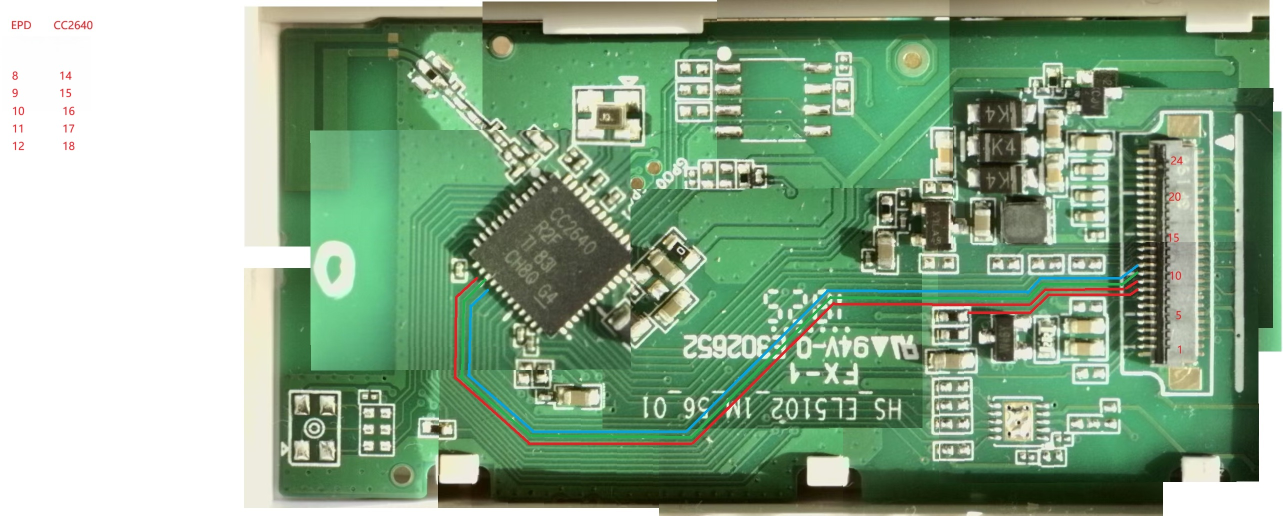
#> input picture img/1.jpg, 2565 x 1031 px (shown at 1/2 size)
$ python -i epd_tool.py   (imports and definitions only)
#> lines starting #> are read from the running program, lines starting #| are printed output that depends on the picture
"""
EPD BLE Tool - CC2640R2 电子价签上位机
功能: BLE扫描/连接, 图片下发(PNG/JPG/BMP→黑白位图), 快捷命令(清屏/棋盘格/全黑)
依赖: bleak, Pillow (pip install bleak Pillow)
"""

import asyncio
import struct
import sys
import os
import tkinter as tk
from tkinter import ttk, filedialog, messagebox
from threading import Thread, Event
from PIL import Image

try:
    from bleak import BleakScanner, BleakClient
except ImportError:
    print("请先安装 bleak: pip install bleak")
    sys.exit(1)


# ============================================================
# BLE UUID 定义 (与固件 uarttrans_service.c 一致)
# ============================================================
SERVICE_UUID = "f000fff0-0451-4000-b000-000000000000"
CHAR_UUID    = "f000fff1-0451-4000-b000-000000000000"  # 单 Characteristic 双向

# EPD 命令 (与固件 task_epd.c 一致)
CMD_PING             = 0x10
CMD_INIT             = 0x11
CMD_DEINIT           = 0x12
CMD_PREPARE_BLK_RAM  = 0x13
CMD_WRITE_BLK_RAM    = 0x14
CMD_GET_BLK_RAM_CRC  = 0x15
CMD_WRITE_BLK_BULK   = 0x16   # 多行块写: [0x16][off_hi][off_lo][data...]
CMD_PREPARE_RED_RAM  = 0x18
CMD_WRITE_RED_RAM    = 0x19
CMD_GET_RED_RAM_CRC  = 0x20
CMD_UPDATE_DISPLAY   = 0x21
CMD_READ_VERSION     = 0x22
CMD_CLEAR            = 0x30
CMD_TEST_PATTERN     = 0x31
CMD_ALL_BLACK        = 0x32
CMD_LED_TEST         = 0x40
CMD_LED_TOGGLE       = 0x41
CMD_SET_TIME         = 0x50
CMD_GET_TIME         = 0x51
CMD_SWITCH_FACE      = 0x60

# EPD 参数
EPD_WIDTH  = 104   # 像素
EPD_HEIGHT = 212   # 像素
EPD_BUF_SIZE = EPD_WIDTH // 8 * EPD_HEIGHT  # 2756 字节 (212行×13字节)
FRAME_DATA_SIZE = 16  # 每帧16字节(13字节数据+3字节0xFF填充), 对齐SSD1680 RAM行宽
TOTAL_FRAME_COUNT = EPD_BUF_SIZE // 13  # 212 帧 (每帧=1行16字节)


# [10 lines left out: function crc16_ccitt, not called in this run]


# ============================================================
# EPD 图片处理
# ============================================================
class EpdImage:
    """图片加载与转换: PNG/JPG/BMP → 104×212 黑白位图"""

    def __init__(self):
        self.black_buf = bytearray([0xFF] * (EPD_HEIGHT * FRAME_DATA_SIZE))  # 212行×16字节

    def load_image(self, filepath: str, mode: str = "stretch") -> bool:
        """加载图片文件, 自动缩放到 104×212, 阈值化转黑白, 按16字节/行打包

        mode: 缩放模式
          - stretch:  拉伸填满 (默认)
          - fit:      等比缩放居中, 空白填白
          - crop:     等比缩放剪裁填满
        """
#> called with filepath = '../img/1.jpg', mode = 'stretch'
        try:
            img = Image.open(filepath)
#> img is the input picture: PIL image 2565x1031 RGB; mean R, G, B 138.8, 168, 138.6
            img = img.convert("L")
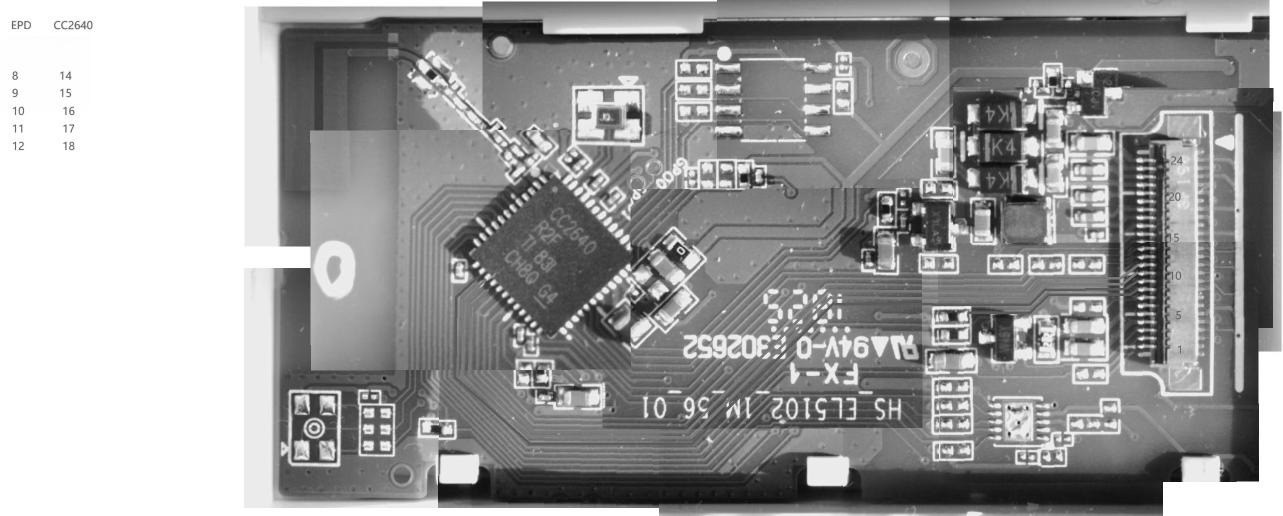
#> img: PIL image 2565x1031 L (shown at 1/2 size); min 10, max 255, mean 155.9

            if mode == "fit":
                # 等比缩放, 居中, 空白填白
                img = self._resize_fit(img, EPD_WIDTH, EPD_HEIGHT)
            elif mode == "crop":
                # 等比缩放, 剪裁填满
                img = self._resize_crop(img, EPD_WIDTH, EPD_HEIGHT)
            else:
                # 拉伸填满
                img = img.resize((EPD_WIDTH, EPD_HEIGHT), Image.LANCZOS)
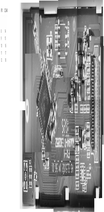
#> img: PIL image 104x212 L; min 9, max 255, mean 155.8

            self._pixels_to_buf(img)
            return True
        except Exception as e:
            print(f"图片加载失败: {e}")
            return False

    # [20 lines left out: functions _resize_fit, _resize_crop, not called in this run]

    def _pixels_to_buf(self, img: Image.Image):
        """将灰度图逐像素写入 black_buf (16字节/行对齐)"""
        pixels = img.load()
        buf = self.black_buf
        for i in range(len(buf)):
            buf[i] = 0xFF

        for y in range(EPD_HEIGHT):
            row_offset = y * FRAME_DATA_SIZE
            for x in range(EPD_WIDTH):
                pixel = pixels[x, y]
                if pixel < 128:
                    byte_idx = row_offset + (x >> 3)
                    bit_idx = 7 - (x & 7)
                    buf[byte_idx] &= ~(1 << bit_idx)

    # [16 lines left out: function load_raw, not called in this run]

    def load_bin(self, filepath: str) -> bool:
        """加载 .bin 文件 (自动按16字节/行重新打包)"""
        return self.load_raw(filepath)

    # [6 lines left out: function get_frame, not called in this run]


# ============================================================
# BLE 通信层
# ============================================================
class BleEpdClient:
    """BLE EPD 客户端: 扫描, 连接, 命令收发"""

    # [5 lines left out: function __init__, not called in this run]

    async def scan(self, timeout: float = 5.0) -> list[tuple[str, str]]:
        """扫描 BLE 设备, 返回 [(address, name), ...]"""
        devices = await BleakScanner.discover(timeout=timeout)
        result = []
        for d in devices:
            name = d.name or "Unknown"
            result.append((d.address, name))
        return result

    async def connect(self, address: str) -> bool:
        """连接指定设备"""
        self.client = BleakClient(address)
        try:
            await self.client.connect()
            self.connected = True
            # bleak 暴露协商后的 MTU (部分平台/版本没有此属性, 回退到最小值)
            self.mtu = getattr(self.client, "mtu_size", 23)
            # 开启 Notify
            await self.client.start_notify(CHAR_UUID, self._on_notify)
            return True
        except Exception as e:
            print(f"连接失败: {e}")
            self.connected = False
            return False

    async def disconnect(self):
        """断开连接"""
        if self.client and self.connected:
            try:
                await self.client.stop_notify(CHAR_UUID)
            except:
                pass
            try:
                await self.client.disconnect()
            except:
                pass
        self.connected = False
        self.client = None

    # [6 lines left out: function _on_notify, not called in this run]

    async def write(self, data: bytes):
        """写数据到 Characteristic"""
        if self.client and self.connected:
            await self.client.write_gatt_char(CHAR_UUID, data, response=False)

    async def read_notify(self, timeout: float = 10.0) -> bytes | None:
        """读取一条 Notify 数据 (带超时)"""
        try:
            return await asyncio.wait_for(self._notify_queue.get(), timeout=timeout)
        except asyncio.TimeoutError:
            return None


# ============================================================
# EPD 下载状态机
# ============================================================
class EpdDownloader:
    """EPD 图片下载状态机 (应答式分帧传输)"""

    # [23 lines left out: functions __init__, _report, _chunk_size, not called in this run]

    async def download(self):
        """执行完整下载流程 (与 Android App 一致)"""
        self.frame_idx_black = 0
        self.frame_idx_red = 0

        # 1. ReadVersion
        self._report("version", 0, "读取版本...")
        await self.ble.write(bytes([CMD_READ_VERSION]))
        resp = await self.ble.read_notify(timeout=5)
        if resp and resp[0] == CMD_READ_VERSION:
            ver = f"{resp[1]}.{resp[2]}" if len(resp) >= 3 else "?"
            self._report("version", 0, f"固件版本: {ver}")
        else:
            self._report("version", 0, "版本读取超时, 继续下载")

        # 2. Init
        self._report("init", 2, "初始化EPD...")
        await self.ble.write(bytes([CMD_INIT]))
        resp = await self.ble.read_notify(timeout=10)
        if not resp:
            self._report("error", 0, "Init 超时")
            return False

        # 3. 写黑图 RAM (多行块写: 一次 chunk 字节, 往返从 212 降到 ~27)
        self._report("black", 5, "写入黑图数据...")
        await self.ble.write(bytes([CMD_PREPARE_BLK_RAM]))
        resp = await self.ble.read_notify(timeout=5)
        if not resp:
            self._report("error", 0, "PrepareBlkRAM 超时")
            return False

        buf = bytes(self.image.black_buf)
        total = len(buf)
        chunk = self._chunk_size()
        off = 0
        crc = 0xFFFF
        while off < total:
            seg = buf[off:off + chunk]
            frame = bytes([CMD_WRITE_BLK_BULK, (off >> 8) & 0xFF, off & 0xFF]) + seg
            await self.ble.write(frame)
            resp = await self.ble.read_notify(timeout=5)
            if not resp:
                self._report("error", 0, f"WriteBlkRAM 块@{off} 超时")
                return False
            crc = crc16_ccitt(seg, crc)
            off += len(seg)
            pct = 5 + int(off / total * 80)
            self._report("black", pct, f"写入黑图 {off}/{total}")

        # 3b. 整图校验 (与固件累积的 CRC 比对)
        await self.ble.write(bytes([CMD_GET_BLK_RAM_CRC]))
        resp = await self.ble.read_notify(timeout=5)
        if resp and resp[0] == CMD_GET_BLK_RAM_CRC and len(resp) >= 3:
            dev = (resp[1] << 8) | resp[2]
            if dev != crc:
                self._report("error", 0, f"校验失败 dev=0x{dev:04X} host=0x{crc:04X}")
                return False
            self._report("black", 86, "校验通过")
        else:
            self._report("black", 86, "校验无响应, 跳过")

        # 4. Update
        self._report("update", 88, "刷新显示...")
        await self.ble.write(bytes([CMD_UPDATE_DISPLAY]))
        resp = await self.ble.read_notify(timeout=30)  # 刷新较慢
        if not resp:
            self._report("error", 0, "UpdateDisplay 超时")
            return False

        # 5. Deinit
        self._report("deinit", 95, "休眠EPD...")
        await self.ble.write(bytes([CMD_DEINIT]))
        resp = await self.ble.read_notify(timeout=5)

        self._report("done", 100, "下载完成!")
        return True

    async def quick_cmd(self, cmd: int):
        """发送快捷命令"""
        await self.ble.write(bytes([cmd]))
        resp = await self.ble.read_notify(timeout=30)


# ============================================================
# GUI 界面
# ============================================================
class EpdToolApp:
    """tkinter GUI 主界面"""

    # [130 lines left out: functions __init__, _build_ui, log, _on_scan, not called in this run]

    async def _scan_async(self):
        try:
            devices = await self.ble.scan(timeout=5.0)
            self.devices = devices
            self.device_list.delete(0, tk.END)
            for addr, name in devices:
                self.device_list.insert(tk.END, f"{name}  [{addr}]")
            self.log(f"扫描到 {len(devices)} 个设备")
        except Exception as e:
            self.log(f"扫描失败: {e}")
        finally:
            self.btn_scan.configure(state=tk.NORMAL)

    # [17 lines left out: functions _on_device_select, _on_connect, not called in this run]

    async def _connect_async(self, addr: str, name: str):
        try:
            ok = await self.ble.connect(addr)
            if ok:
                self.lbl_status.configure(text=f"已连接: {name}", foreground="green")
                self.log(f"已连接: {name}")
                self.btn_connect.configure(state=tk.DISABLED)
                self.btn_disconnect.configure(state=tk.NORMAL)
            else:
                self.lbl_status.configure(text="连接失败", foreground="red")
                self.log("连接失败")
                self.btn_connect.configure(state=tk.NORMAL)
        except Exception as e:
            self.lbl_status.configure(text="连接失败", foreground="red")
            self.log(f"连接异常: {e}")
            self.btn_connect.configure(state=tk.NORMAL)

    def _on_disconnect(self):
        self.log("正在断开...")
        self._run_async(self._disconnect_async())

    async def _disconnect_async(self):
        await self.ble.disconnect()
        self.lbl_status.configure(text="未连接", foreground="gray")
        self.btn_connect.configure(state=tk.NORMAL)
        self.btn_disconnect.configure(state=tk.DISABLED)
        self.log("已断开")

    # --- 图片 ---
    # [53 lines left out: functions _load_image, _update_preview, _on_download, not called in this run]

    async def _download_async(self):
        def on_progress(state, pct, msg):
            self.progress["value"] = pct
            self.lbl_progress.configure(text=msg)
            self.log(msg)

        self.downloader.on_progress = on_progress
        try:
            ok = await self.downloader.download()
            if not ok:
                self.log("下载失败!")
        except Exception as e:
            self.log(f"下载异常: {e}")
        finally:
            self.btn_download.configure(state=tk.NORMAL)

    # --- 快捷命令 ---
    # [6 lines left out: function _on_quick, not called in this run]

    async def _quick_async(self, cmd: int, name: str):
        try:
            await self.downloader.quick_cmd(cmd)
            self.log(f"{name} 完成")
        except Exception as e:
            self.log(f"{name} 失败: {e}")

    # --- 时钟对时 ---
    # [5 lines left out: function _on_sync_time, not called in this run]

    async def _sync_time_async(self):
        import datetime
        now = datetime.datetime.now()
        year_lo = now.year - 2000
        ms = now.microsecond // 1000  # 0-999
        ms_hi = (ms >> 8) & 0xFF
        ms_lo = ms & 0xFF
        data = bytes([CMD_SET_TIME, year_lo, now.month, now.day, now.hour, now.minute, now.second, ms_hi, ms_lo])
        self.log(f"同步时间: {now.strftime('%Y-%m-%d %H:%M:%S')}.{ms:03d}")
        await self.ble.write(data)
        resp = await self.ble.read_notify(timeout=5)
        if resp and resp[0] == CMD_SET_TIME:
            self.log("时间同步成功")
        elif resp:
            self.log(f"时间同步失败: 响应异常 (0x{resp[0]:02X})")
        else:
            self.log("时间同步失败: 未收到响应")

    # [5 lines left out: function _on_get_time, not called in this run]

    async def _get_time_async(self):
        self.log("读取设备时间...")
        await self.ble.write(bytes([CMD_GET_TIME]))
        resp = await self.ble.read_notify(timeout=5)
        if resp and resp[0] == CMD_GET_TIME and len(resp) >= 9:
            year = 2000 + resp[1]
            ms = (resp[7] << 8) | resp[8]
            t = f"{year}-{resp[2]:02d}-{resp[3]:02d} {resp[4]:02d}:{resp[5]:02d}:{resp[6]:02d}.{ms:03d}"
            self.lbl_time.configure(text=t, foreground="green")
            self.log(f"设备时间: {t}")
        else:
            self.lbl_time.configure(text="读取失败", foreground="red")
            self.log("读取时间超时")

    # [5 lines left out: function _on_switch_face, not called in this run]

    async def _switch_face_async(self):
        self.log("切换表盘...")
        await self.ble.write(bytes([CMD_SWITCH_FACE]))
        resp = await self.ble.read_notify(timeout=5)
        if resp and resp[0] == CMD_SWITCH_FACE and len(resp) >= 2:
            face = resp[1]
            face_name = "7段LED" if face == 1 else "点阵"
            self.lbl_face.configure(text=face_name)
            self.log(f"表盘切换为: {face_name}")
        else:
            self.log("切换表盘超时")

    # --- 异步运行器 ---
    # [16 lines left out: functions _run_async, _run_loop, not called in this run]

    # --- 启动 ---
    def run(self):
        self.root.protocol("WM_DELETE_WINDOW", self._on_close)
        self.root.mainloop()

    # [4 lines left out: function _on_close, not called in this run]


# ============================================================
# 入口
# ============================================================
# [3 lines not run here, left out]

>>> result = EpdImage().load_image('../img/1.jpg')
